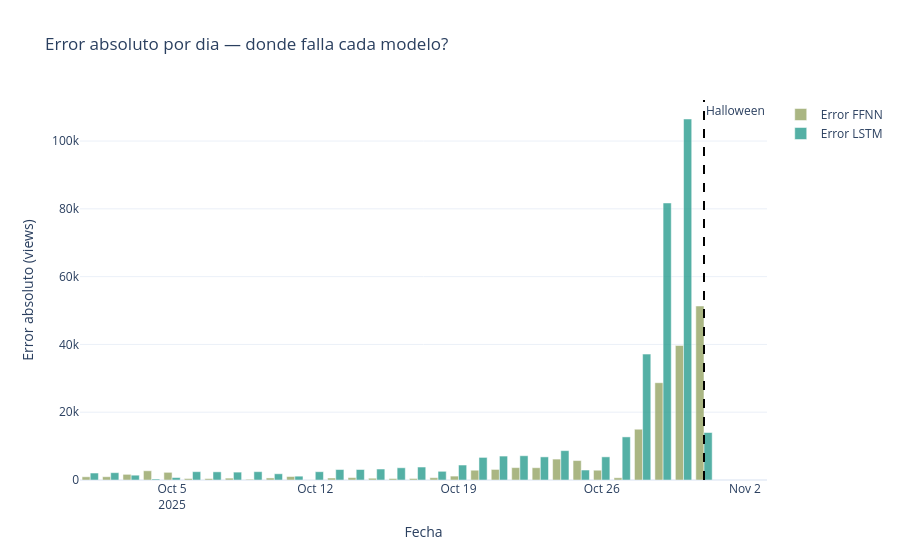

This figure's notebook cell:
### Code cell
errores_ffnn = np.abs(real - preds_ffnn)
errores_lstm = np.abs(real - preds_lstm)

fig = go.Figure()
fig.add_trace(go.Bar(x=fechas, y=errores_ffnn,
                     name='Error FFNN', marker_color='#95a565', opacity=0.8))
fig.add_trace(go.Bar(x=fechas, y=errores_lstm,
                     name='Error LSTM', marker_color='#2a9d8f', opacity=0.8))

fig.add_vline(
    x=pd.Timestamp('2025-10-31').timestamp() * 1000,
    line=dict(color='black', dash='dash'),
    annotation_text='Halloween'
)

fig.update_layout(
    title='Error absoluto por dia — donde falla cada modelo?',
    xaxis_title='Fecha', yaxis_title='Error absoluto (views)',
    barmode='group', template='plotly_white'
)
fig.write_html('Assets/errores_acumulados.html',
               include_plotlyjs='cdn', 
               full_html=False)
fig.show()

spike_idx  = fechas.day == 31
normal_idx = ~spike_idx

print('Error en el spike (31-oct 2025):')
print(f'  FFNN: {errores_ffnn[spike_idx][0]:,.0f} views')
print(f'  LSTM: {errores_lstm[spike_idx][0]:,.0f} views')

print('\nError promedio dias normales (1-30 oct):')
print(f'  FFNN: {errores_ffnn[normal_idx].mean():,.0f} views')
print(f'  LSTM: {errores_lstm[normal_idx].mean():,.0f} views')
